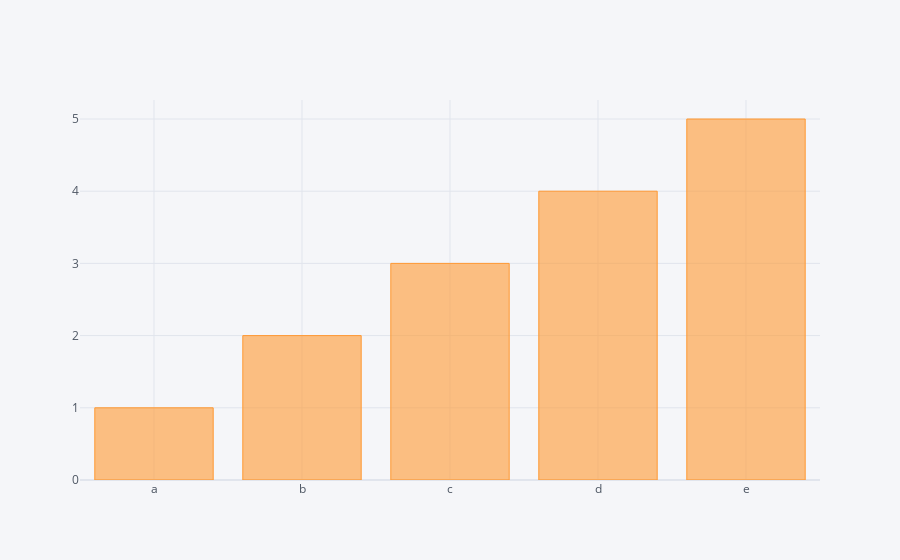

Notebook cell for this chart:
### Code cell
df1.iplot(kind = 'bar', x ='x', y = 'y')

### Figure 1 — Plotly figure (JSON) as saved in the notebook; plotly's stock layout.template omitted (floating-point values rounded to 4 significant figures)
{"data": [{"marker": {"color": "rgba(255, 153, 51, 0.6)", "line": {"color": "rgba(255, 153, 51, 1.0)", "width": 1}}, "name": "y", "orientation": "v", "text": "", "type": "bar", "x": ["a", "b", "c", "d", "e"], "y": [1, 2, 3, 4, 5]}], "layout": {"legend": {"bgcolor": "#F5F6F9", "font": {"color": "#4D5663"}}, "paper_bgcolor": "#F5F6F9", "plot_bgcolor": "#F5F6F9", "title": {"font": {"color": "#4D5663"}}, "xaxis": {"gridcolor": "#E1E5ED", "showgrid": true, "tickfont": {"color": "#4D5663"}, "title": {"font": {"color": "#4D5663"}, "text": ""}, "zerolinecolor": "#E1E5ED"}, "yaxis": {"gridcolor": "#E1E5ED", "showgrid": true, "tickfont": {"color": "#4D5663"}, "title": {"font": {"color": "#4D5663"}, "text": ""}, "zerolinecolor": "#E1E5ED"}}}
